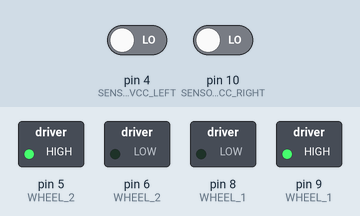
Recording of a sketch running on a simulated Arduino Uno, built with avr-gcc and run on an emulated ATmega328P. Shown: switched loads named in the sketch (green lamp = pin HIGH). Dashed ring = blinking. Inputs (shaded band) come from the test bench; at power-on: pin 4 (SENSOR_VCC_LEFT) LOW, pin 10 (SENSOR_VCC_RIGHT) LOW. Pins used as bus, display or sensor lines are not drawn.

Above: at 2.0 s.
2.1 s: pin 4 (SENSOR_VCC_LEFT) driven HIGH
At 3.0 s:
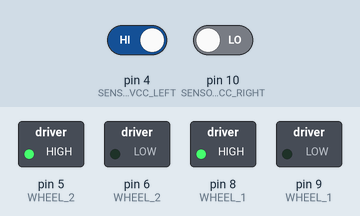
5.3 s: pin 10 (SENSOR_VCC_RIGHT) driven HIGH
At 6.6 s:
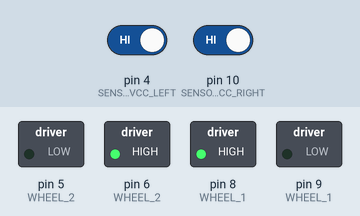
7.1 s: pin 4 (SENSOR_VCC_LEFT) driven LOW
At 8.7 s:
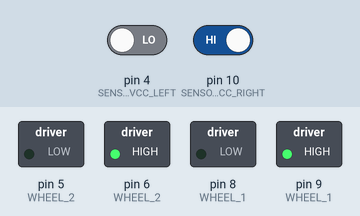
10.3 s: pin 10 (SENSOR_VCC_RIGHT) driven LOW
At 10.7 s:
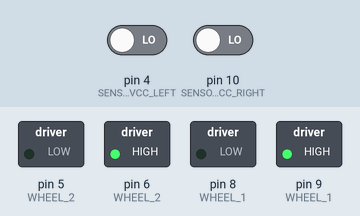
Timing chart, 0 to 12.9 s (numbered marks = the images above; inputs shaded):
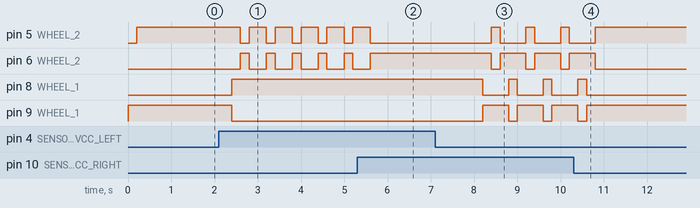

Measured:
- after the input at 2.1 s, pin 5 (WHEEL_2): alternates HIGH for 0.40 s and LOW for 0.20 s, starting after 0.50 s; pin 6 (WHEEL_2): alternates HIGH for 0.20 s and LOW for 0.40 s, starting after 0.50 s; pin 8 (WHEEL_1): LOW → HIGH after 0.30 s; pin 9 (WHEEL_1): HIGH → LOW after 0.30 s
- after the input at 5.3 s, pin 5 (WHEEL_2): goes on until 5.6 s, then stays LOW; pin 6 (WHEEL_2): goes on until 5.6 s, then stays HIGH
- after the input at 7.1 s, pin 5 (WHEEL_2): alternates HIGH for 0.20 s and LOW for 0.60 s, starting after 1.3 s; pin 6 (WHEEL_2): alternates HIGH for 0.60 s and LOW for 0.20 s, starting after 1.3 s
- after the input at 10.3 s, pin 5 (WHEEL_2): goes on until 10.8 s, then stays HIGH; pin 6 (WHEEL_2): goes on until 10.8 s, then stays LOW; pin 8 (WHEEL_1): goes on until 10.6 s, then stays LOW; pin 9 (WHEEL_1): goes on until 10.6 s, then stays HIGH

The sketch:

wheel_sensor.ino
```cpp
void setup()
{
  pinMode(8,OUTPUT); // WHEEL 1
  pinMode(9,OUTPUT); // WHEEL 1
  pinMode(5,OUTPUT); // WHEEL 2
  pinMode(12,OUTPUT); // SENSOR 1 LEFT SIDE
  digitalWrite(12,HIGH);
  pinMode(6,OUTPUT); // WHEEL 2
  pinMode(2,OUTPUT); // SENSOR O/P LEFT
pinMode(4,INPUT); // SENSOR VCC LEFT
  digitalWrite(2,HIGH);
  pinMode(13,OUTPUT); // SENSOR OUTPUT RIGHT
  digitalWrite(13,HIGH);
  pinMode(10,INPUT); // SENSOR VCC RIGHT
}
// the loop function runs forever
void loop()
{
  int a=digitalRead(4);
  int b= digitalRead(10);
  if(a==HIGH)
  {
 digitalWrite(8,HIGH);//clockwise(RED)
 digitalWrite(9,LOW);//BLACK
 delay(200);
 digitalWrite(5,LOW);//clockwise(RED)
 digitalWrite(6,HIGH);//BLACK
 delay(200);
  }
  if(b==HIGH)
  {
digitalWrite(5,LOW);//clockwise(RED)
 digitalWrite(6,HIGH);//BLACK
 delay(200);
  digitalWrite(8,HIGH);//clockwise(RED)
 digitalWrite(9,LOW);//BLACK
 delay(200);
  }


if(a==LOW)
{
digitalWrite(8,LOW);//clockwise(RED)
 digitalWrite(9,HIGH);//BLACK
delay(200);
digitalWrite(5,HIGH);//clockwise(RED)
 digitalWrite(6,LOW);//BLACK
delay(200);
}
if (b==LOW)
{
digitalWrite(5,HIGH);//clockwise(RED)
 digitalWrite(6,LOW);//BLACK
delay(200);

}
}
```
